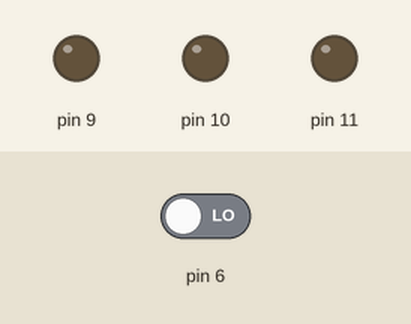
A sketch run on a simulated Arduino Uno, built with avr-gcc and run on an emulated ATmega328P. Parts: output pins drawn as LEDs (lit = HIGH). Dashed ring = blinking. Inputs (shaded band) come from the test bench; at power-on: pin 6 LOW.

Above: at 1.2 s.
1.3 s: pin 6 driven HIGH
At 1.46 s:
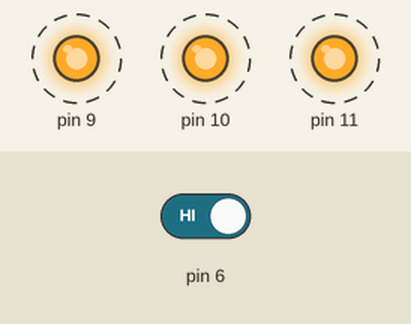
4.3 s: pin 6 driven LOW
At 5.7 s:
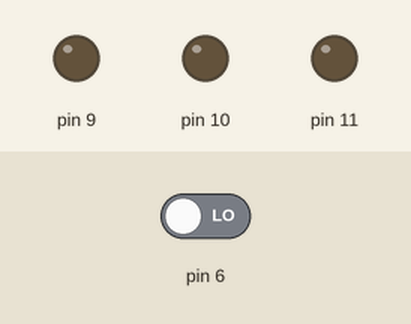
Timing chart, 0 to 7.3 s (numbered marks = the images above; inputs shaded):
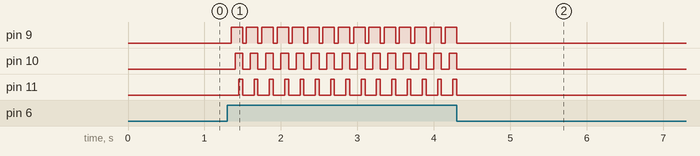

Measured:
- after the input at 1.3 s, pin 9: alternates HIGH for 0.15 s and LOW for 0.05 s, starting after 0.05 s; pin 10: alternates HIGH for 0.10 s and LOW for 0.10 s, starting after 0.10 s; pin 11: alternates HIGH for 0.05 s and LOW for 0.15 s, starting after 0.15 s
- after the input at 4.3 s, pin 9–11: goes on until 4.3 s, then stays LOW

The sketch:

MM_2.5_5.ino
```cpp
int c=0;

void setup() {
  pinMode(6,INPUT);
  pinMode(7,INPUT);
  pinMode(8,INPUT);
  pinMode(9,OUTPUT);
  pinMode(10,OUTPUT);
  pinMode(11,OUTPUT);

}

void loop() {
  if(digitalRead(6)==1){
      c++;
      delay(50);
    }

  if(c==1){
    digitalWrite(9,HIGH);
    }

  if(c==2){
    digitalWrite(10,HIGH);
    }

  if(c==3){
    digitalWrite(11,HIGH);
    }

  if(c>3){
    c=0;
    digitalWrite(9,LOW);
    digitalWrite(10,LOW);
    digitalWrite(11,LOW);
    }
 }
```
